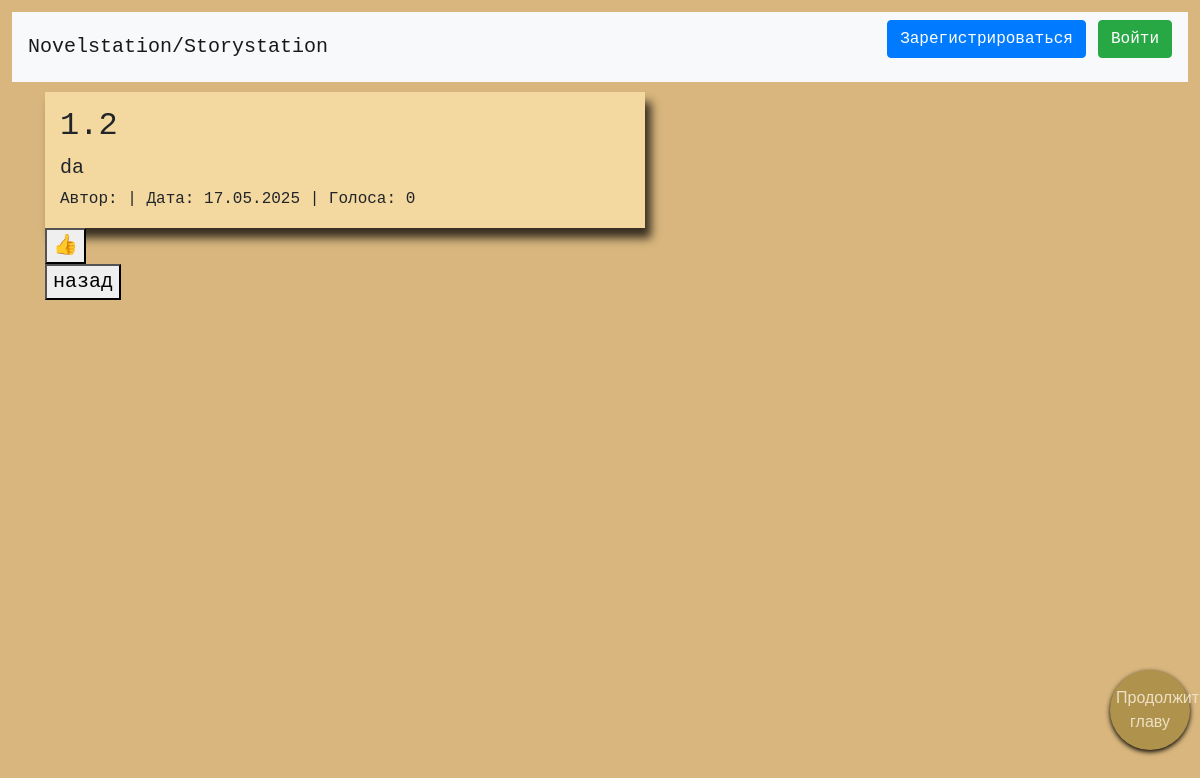
The page /read/3 on the database its author committed.
### data/chapters.py (models this page shows)
class Chapter(SqlAlchemyBase, UserMixin):
    __tablename__ = 'chapters'
    id = Column(Integer, primary_key=True)
    parent = Column(Integer, default=-1)
    author_id = Column(Integer, ForeignKey("users.id"))
    state = Column(Integer, default=0)  # 0-первая глава 1-продолжениеб 2-концовка
    votes = Column(Integer, default=0)
    date = Column(DateTime, default=datetime.utcnow)
    content = Column(Text, nullable=False, default='')
    title = Column(Text, nullable=False)

### server.py (the view)
@app.route('/read/<int:chapter_id>')
def read(chapter_id):
    db_sess = db_session.create_session()
    chapter = db_sess.query(Chapter).get(chapter_id)
    return render_template('read_chapter.html', title=chapter.title, chapter=chapter)

### data/db_session.py (called while the page is built)
def create_session() -> Session:
    global __factory
    return __factory()

### templates/read_chapter.html (shortened to what this page needs)
{% extends "base.html" %}
{% block head%}
<link rel="stylesheet" href="../static/base.css">
<link rel="stylesheet" href="../static/personal.css">
{% endblock%}
{% block content %}
    <div class="editorSheet" style="min-height: 10px">
        <h2 style="text-after-overflow: hidden; overflow: hidden">{{ chapter.title|safe }}</h2>
        <div style="text-after-overflow: hidden; overflow: hidden; white-space: pre-wrap">{{ chapter.content|safe }}</div>
        <small>Автор: {{ chapter.author }} | Дата: {{ chapter.date.strftime('%d.%m.%Y') }} | Голоса: {{ chapter.votes }}</small>
    </div>
    <a href="/vote/{{ chapter.id }}">
        <button class="vote-btn">👍</button>
    </a>
    <div>
            <button class="floating-button" onclick="openForm()">Продолжить главу</button>
    </div>
<button onclick="history.back()">назад</button>
{% endblock %}

### static/base.css (style rules this page uses)
body { text-align: left; margin: 1vw; font-family: Courier New, Courier, sans-serif; font-size: 20px; background-color: #d8b67d; }
.editorSheet { width: 50vw; min-height: 100vw; margin-left: 0; border: 0 solid; text-align: left; background-color: #f3d8a0; -webkit-box-shadow: 6px 10px 9px 0 rgba(0, 0, 0, 0.75); -moz-box-shadow: 6px 10px 9px 0 rgba(0, 0, 0, 0.75); box-shadow: 6px 10px 9px 0 rgba(0, 0, 0, 0.75); padding: 15px; }

### static/personal.css (style rules this page uses)
.floating-button { position: fixed; bottom: 50px; right: 10px; width: 80px; height: 80px; border-radius: 50%; background-color: #af934c; color: #ede0c4; border: none; cursor: pointer; box-shadow: 0 2px 5px rgba(0, 0, 0, 1.5); z-index: 100; font-family: Arial, serif; font-size: 16px; }

### rows shown on the page
Chapter: title "1.2", content "da", date "17.05.2025", votes "0"
